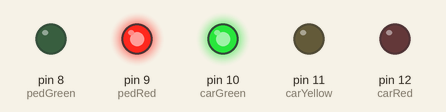
Simulated run of this sketch. Board: Arduino Uno, built with avr-gcc and run on an emulated ATmega328P. Parts: output pins drawn as LEDs (lit = HIGH).

Above: at 2.5 s.
At 6.5 s:
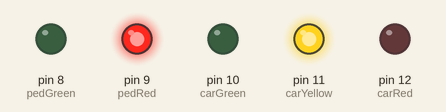
At 9.0 s:
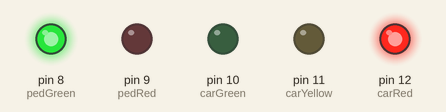
At 11.2 s:
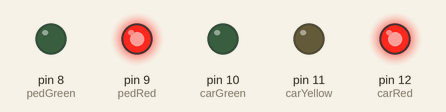
At 13.7 s:
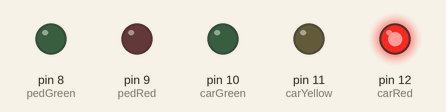
Timing chart, 0 to 18.2 s (numbered marks = the images above):
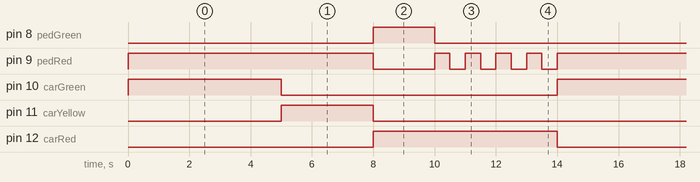

The sketch:

semaforo.ino
```cpp
// Programa: Semaforo
// Matheus Ikenaga
// 2021-11-15

int carRed      = 12;
int carYellow   = 11;
int carGreen    = 10;

int pedRed      = 9;
int pedGreen    = 8;

void setup() {
  pinMode(carRed,OUTPUT);
  pinMode(carYellow,OUTPUT);
  pinMode(carGreen,OUTPUT);
  pinMode(pedRed,OUTPUT);
  pinMode(pedGreen,OUTPUT);

  digitalWrite(carGreen, HIGH);
  digitalWrite(pedRed, HIGH);
}

void loop() {
  // CARRO - VERDE
  digitalWrite(carGreen, HIGH);
  digitalWrite(pedRed, HIGH);
  delay(5000);

  //CARRO - AMARELO
  digitalWrite(carGreen, LOW);
  digitalWrite(carYellow, HIGH);
  delay(3000);

  //CARRO - VERMELHO

  //1 Seg
  //2 Seg
  digitalWrite(carRed, HIGH);
  digitalWrite(carYellow, LOW);
  digitalWrite(pedGreen, HIGH);
  digitalWrite(pedRed, LOW);
  delay(2000);

  //3 Seg
  //4 Seg
  //5 Seg

  digitalWrite(pedGreen, LOW);
  for(int x=0;x<4;x++)
  {
    digitalWrite(pedRed, HIGH);
    delay(500);
    digitalWrite(pedRed, LOW);
    delay(500);
  }
  digitalWrite(carRed, LOW);
}
```

Measured:
- by itself, pin 8 (pedGreen): alternates HIGH for 2.0 s and LOW for 12.0 s
- by itself, pin 9 (pedRed): repeats every 14.0 s: 4 × (HIGH 0.50 s, LOW 0.50 s), HIGH 8.0 s, LOW 2.0 s
- by itself, pin 10 (carGreen): alternates HIGH for 5.0 s and LOW for 9.0 s
- by itself, pin 11 (carYellow): alternates HIGH for 3.0 s and LOW for 11.0 s
- by itself, pin 12 (carRed): alternates HIGH for 6.0 s and LOW for 8.0 s
